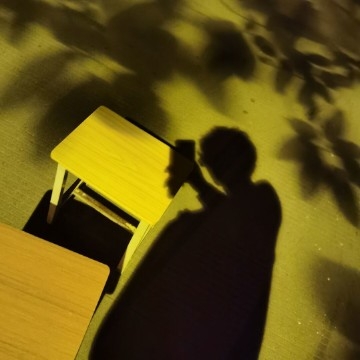
%> input picture 03数字图像处理/03实验程序/实验三/头像.jpg, 360 x 360 px
$ octave text3.m   (GNU Octave 9; MATLAB toolbox functions it lacks are replaced by stand-ins)
%> lines starting %> are read from the running program, lines starting %| are printed output that depends on the picture
RGB=imread("头像.jpg");
%> RGB is the input picture: size 360x360x3 uint8; mean R, G, B 95.9, 80.1, 18.5
GR=rgb2gray(RGB);
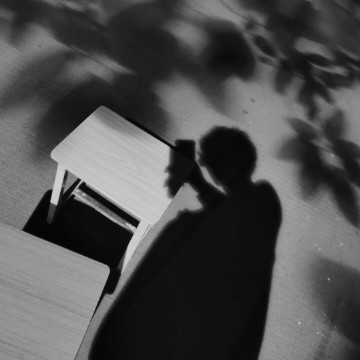
%> GR: size 360x360 uint8; min 0, max 213, mean 77.8
GR=im2double(GR);
%> GR: size 360x360 double
GR=mat2gray(GR);
%高斯噪声
GR1=imnoise(GR,'gaussian',0,0.02);
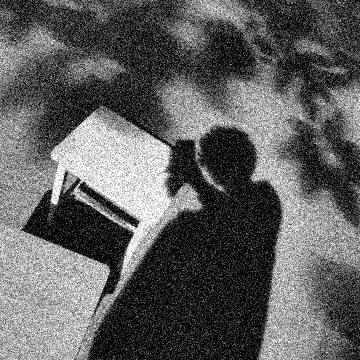
%> GR1: size 360x360 double; min 0, max 1, mean 0.373
figure (1);
imshow(GR1);
%邻域平均法
GR11=filter2(fspecial('average',3),GR1);
figure (2);
imshow(GR11);
%中值滤波法
GR12=medfilt2(GR1);
figure (3);
imshow(GR12);
%高斯滤波
gr13=fspecial('gaussian',4,0.3);
GR13=filter2(gr13,GR1,'same');
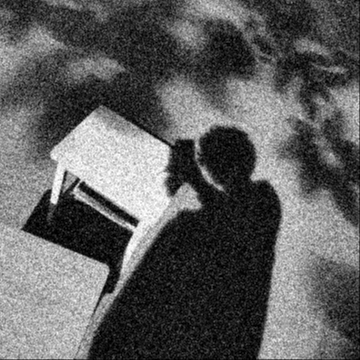
%> GR13: size 360x360 double; min 2.96e-07, max 1, mean 0.372
figure (4);
imshow(GR13);
%sobel滤波
gr14=fspecial('sobel');
GR14=filter2(gr14,GR1,'same');
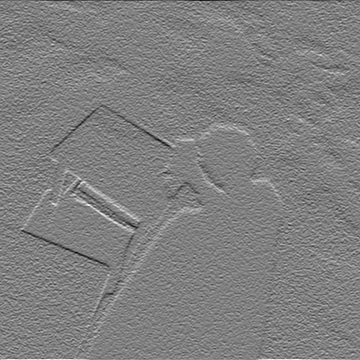
%> GR14: size 360x360 double; min -3.57, max 3.54, mean -0.000359; drawn with min black and max white
figure (5);
imshow(GR14);
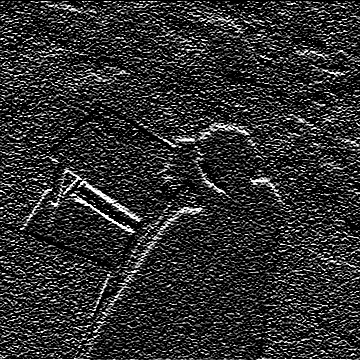
%> displayed picture: size 360x360, on the screen's scale of 0 to 255; min 0, max 255, mean 46.8
%laplacian滤波
gr15=fspecial('laplacian',0.5);
GR15=filter2(gr15,GR1,'same');
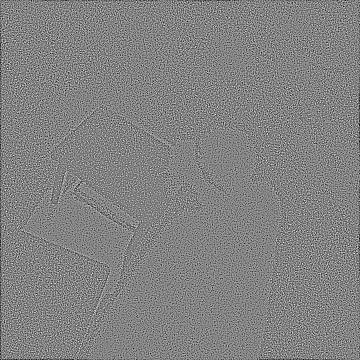
%> GR15: size 360x360 double; min -1.77, max 1.68, mean -0.00444; drawn with min black and max white
figure (6);
imshow(GR15);
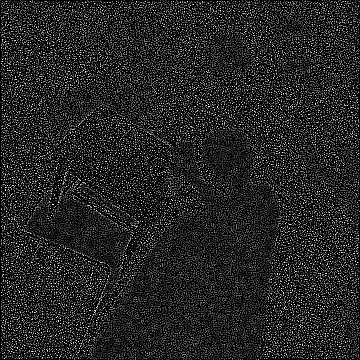
%> displayed picture: size 360x360, on the screen's scale of 0 to 255; min 0, max 255, mean 36.7
